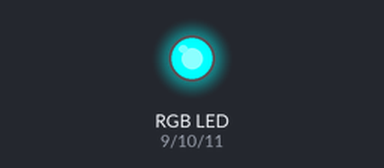
Simulated run of this sketch. Board: Arduino Uno, built with avr-gcc and run on an emulated ATmega328P. Parts: an RGB LED mixed from three pins (HIGH = lit).

Above: at 0.5 s.
At 2.5 s:
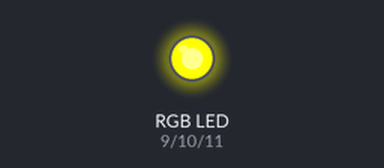
At 3.5 s:
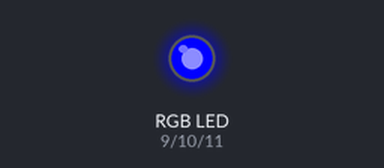
At 4.5 s:
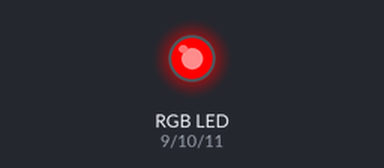
At 6.5 s:
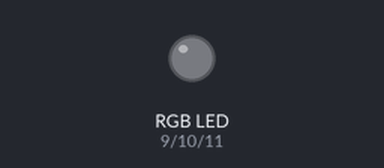
At 8.5 s:
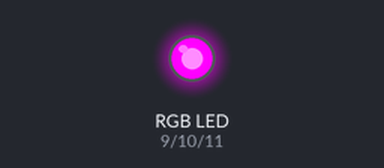
Timing chart, 0 to 9.1 s (numbered marks = the images above):
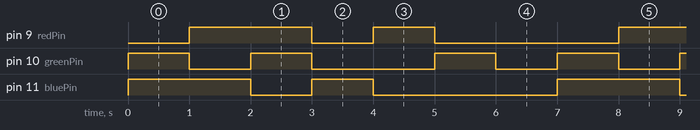

The sketch:

rgb_led.ino
```cpp
int redPin = 9;    // R
int greenPin = 10; // G
int bluePin = 11;  // B

void setup() {
  pinMode(redPin, OUTPUT);
  pinMode(greenPin, OUTPUT);
  pinMode(bluePin, OUTPUT);
}

void loop() {
  setColor(255, 0, 0);   // red
  delay(1000);
  setColor(0, 255, 0);   // green
  delay(1000);
  setColor(0, 0, 255);   // blue
  delay(1000);
  setColor(255, 255, 0); // yellow (red+green)
  delay(1000);
  setColor(0, 255, 255); // turquoise (green+blue)
  delay(1000);
  setColor(255, 0, 255); // violet (red+blue)
  delay(1000);
  setColor(255, 255, 255); // white (all together)
  delay(1000);
}

void setColor(int red, int green, int blue) {
  analogWrite(redPin, 255 - red);
  analogWrite(greenPin, 255 - green);
  analogWrite(bluePin, 255 - blue);
}
```

Measured:
- by itself, pin 9 (redPin), pin 11 (bluePin): repeats every 7.0 s: LOW 1.0 s, HIGH 1.0 s, LOW 3.0 s, HIGH 2.0 s
- by itself, pin 10 (greenPin): repeats every 7.0 s: LOW 1.0 s, HIGH 1.0 s, LOW 2.0 s, HIGH 1.0 s, LOW 1.0 s, HIGH 1.0 s
- by itself, everything shown: repeats every 7.0 s, in 7 steps
